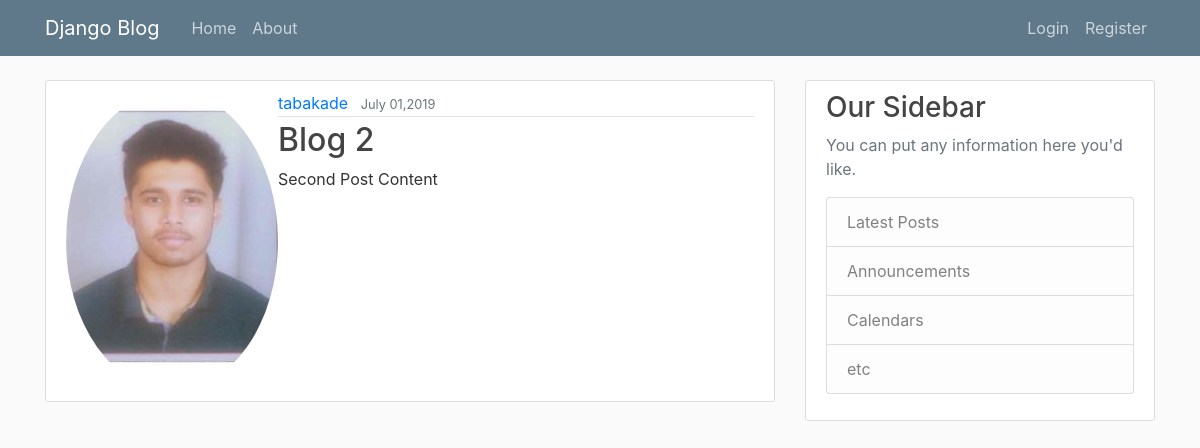
Page /blog/post/2 on the committed database.
### blog/models.py (models this page shows, shortened)
class Post(models.Model):
    title = models.CharField(max_length=100)
    content = models.TextField()
    date_posted = models.DateTimeField(default=timezone.now) #here timezone will be preferable instead of datetime
    author = models.ForeignKey(User, on_delete=models.CASCADE) #foreign key use karenge har author ko store karne ke liye, Users data will be stored in User model, on_delete will specify what happens when User gets deleted

### users/models.py (models this page shows, shortened)
class Profile(models.Model):
    user = models.OneToOneField(User, on_delete=models.CASCADE)  #if we delete the user, it will also the profile but not the other way round
    image = models.ImageField(default='default.jpg', upload_to='profile_pics')
    bio = models.CharField(max_length=200)
    interests = models.CharField(max_length=300)

### blog/views.py (the view)
# urls.py: path('post/<int:pk>', PostDetailView.as_view(), name = "post_detail") #we only expect to see integer after post
class PostDetailView(DetailView):   #detailview for an individual post
        model = Post        #template name looking for is blog\post_detail.html

### blog/templates/blog/post_detail.html (shortened to what this page needs)
{% extends "blog/base.html" %}
{% block content %}
            <article class="media content-section">
              <img class ="rounded-circle article-image" src="{{ object.author.profile.image.url }}">
              <div class="media-body">
                <div class="article-metadata">
                  <a class="mr-2" href="#">{{ object.author }}</a>
                  <small class="text-muted">{{ object.date_posted|date:"F d,Y"}}</small>
                </div>
                <h2 class="article-title"> {{ object.title }}</h2>
                <p class="article-content">{{ object.content }}</p>
              </div>
            </article>
{% endblock content%}

### blog/static/blog/main.css (style rules this page uses)
body { background: #fafafa; color: #333333; margin-top: 5rem; }
h1, h2, h3, h4, h5, h6 { color: #444444; }
.content-section { background: #ffffff; padding: 10px 20px; border: 1px solid #dddddd; border-radius: 3px; margin-bottom: 20px; }
.article-title { color: #444444; }
.article-content { white-space: pre-line; }
.article-metadata { padding-bottom: 1px; margin-bottom: 4px; border-bottom: 1px solid #e3e3e3 }

### rows in the picture
Post: author.profile.image (picture), author "tabakade", date_posted "July 01,2019", title "Blog 2", content "Second Post Content"
